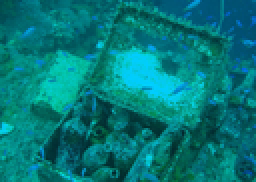
%> input picture SAMPLE_IMAGES/129_img_.png, 128 x 91 px, shrunk from 1200 x 850 before the run (shown 2 times larger)
$ octave retinex_trails.m   (GNU Octave 9; MATLAB toolbox functions it lacks are replaced by stand-ins)
%> lines starting %> are read from the running program, lines starting %| are printed output that depends on the picture
### CODE/retinex_mccann99.m
function Retinex = retinex_mccann99(L, nIterations)

% RETINEX_McCANN99:
%         Computes the raw Retinex output from an intensity image, based on the
%         more recent model described in:
%         McCann, J., "Lessons Learned from Mondrians Applied to Real Images and
%         Color Gamuts", Proc. IS&T/SID Seventh Color Imaging Conference, pp. 1-8, 1999
%
% INPUT:  L           - logarithmic single-channel intensity image to be processed
%         nIterations - number of Retinex iterations
%
% OUTPUT: Retinex     - raw Retinex output
%
% NOTES:  - The input image is assumed to be logarithmic and in the range [0..1]
%         - To obtain the retinex "sensation" prediction, a look-up-table needs to
%         be applied to the raw retinex output
%         - For colour images, apply the algorithm individually for each channel
%
% AUTHORS: Florian Ciurea, Brian Funt and John McCann.
%          Code developed at Simon Fraser University.
%
% For information about the code see: Brian Funt, Florian Ciurea, and John McCann
% "Retinex in Matlab," by Proceedings of the IS&T/SID Eighth Color Imaging
% Conference: Color Science, Systems and Applications, 2000, pp 112-121.
%
% paper available online at http://www.cs.sfu.ca/~colour/publications/IST-2000/
%
% Copyright 2000. Permission granted to use and copy the code for research and
% educational purposes only.  Sale of the code is not permitted. The code may be
% redistributed so long as the original source and authors are cited.

global OPE RRE Maximum
[nrows ncols] = size(L);                             % get size of the input image
nLayers = ComputeLayers(nrows, ncols);               % compute the number of pyramid layers
nrows = nrows/(2^nLayers);                           % size of image to process for layer 0
ncols = ncols/(2^nLayers);
% if (nrows*ncols > 25)                                % not processing images of area > 25
%   error('invalid image size.')                       % at first layer
% end
Maximum = max(L(:));                                 % maximum color value in the image
OP = Maximum*ones([nrows ncols]);                    % initialize Old Product
for layer = 0:nLayers
   RR = ImageDownResolution(L, 2^(nLayers-layer));   % reduce input to required layer size

   OPE = [zeros(nrows,1) OP zeros(nrows,1)];         % pad OP with additional columns
   OPE = [zeros(1,ncols+2); OPE; zeros(1,ncols+2)];  % and rows
   RRE = [RR(:,1) RR RR(:,end)];                     % pad RR with additional columns
   RRE = [RRE(1,:); RRE; RRE(end,:)];                % and rows

   for iter = 1:nIterations
     CompareWithNeighbor(-1, 0);                     % North
     CompareWithNeighbor(-1, 1);                     % North-East
     CompareWithNeighbor(0, 1);                      % East
     CompareWithNeighbor(1, 1);                      % South-East
     CompareWithNeighbor(1, 0);                      % South
     CompareWithNeighbor(1, -1);                     % South-West
     CompareWithNeighbor(0, -1);                     % West
     CompareWithNeighbor(-1, -1);                    % North-West
   end

   NP = OPE(2:(end-1), 2:(end-1));
   OP = NP(:, [fix(1:0.5:ncols) ncols]);             %%% these two lines are equivalent with
   OP = OP([fix(1:0.5:nrows) nrows], :);             %%% OP = imresize(NP, 2) if using Image
   nrows = 2*nrows; ncols = 2*ncols;                 % Processing Toolbox in MATLAB
end
Retinex = NP;

% [16 lines left out: function CompareWithNeighbor, not called in this run]

function Layers = ComputeLayers(nrows, ncols)
power = 2^fix(log2(gcd(nrows, ncols)));              % start from the Greatest Common Divisor
while(power > 1 & ((rem(nrows, power) ~= 0) | (rem(ncols, power) ~= 0)))
   power = power/2;                                  % and find the greatest common divisor
end                                                  % that is a power of 2
Layers = log2(power);

function Result = ImageDownResolution(A, blocksize)
[rows, cols] = size(A);                              % the input matrix A is viewed as
result_rows = rows/blocksize;                        % a series of square blocks
result_cols = cols/blocksize;                        % of size = blocksize
Result = zeros([result_rows result_cols]);
for crt_row = 1:result_rows                          % then each pixel is computed as
   for crt_col = 1:result_cols                       % the average of each such block
      Result(crt_row, crt_col) = mean2(A(1+(crt_row-1)*blocksize:crt_row*blocksize, ...
                                       1+(crt_col-1)*blocksize:crt_col*blocksize));
   end
end

### CODE/retinex_trails.m
clc;
clear all;
close all;

img = imread('raw-890/129_img_.png');
%> img is the input picture: size 91x128x3 uint8; mean R, G, B 3.5, 119.5, 121
img = double(img);
%> img: size 91x128x3 double
% [13 lines of commented-out code are left out]
retinex_R = retinex_mccann99((img(:,:,1)),4);
%> in retinex_mccann99, `Maximum = max(L(:));`: Maximum = 12
%> in retinex_mccann99, `OP = Maximum*ones([nrows ncols]);`: OP: size 91x128 double; every value is 12
%> the loop in retinex_mccann99, `for layer = 0:nLayers` made 1 pass
%> pass 1, in retinex_mccann99, `OPE = [zeros(nrows,1) OP zeros(nrows,1)];`:
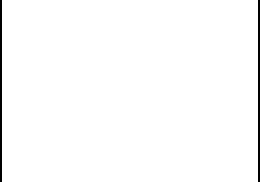
%> OPE: size 91x130 double (shown 2 times larger); values 0 (black) and 12 (white), 98.5% white; black in thin lines or dots
%> in retinex_mccann99, `Retinex = NP;`:
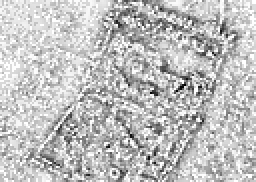
%> Retinex: size 91x128 double (shown 2 times larger); min 5, max 12, mean 10.27; drawn with min black and max white
retinex_G = retinex_mccann99((img(:,:,2)),4);
%> call 2 of retinex_mccann99, with nIterations = 4
%> in retinex_mccann99 (call 2), `Maximum = max(L(:));`: Maximum = 214
%> in retinex_mccann99 (call 2), `OP = Maximum*ones([nrows ncols]);`: OP: size 91x128 double; every value is 214
%> in retinex_mccann99 (call 2), `Retinex = NP;`:
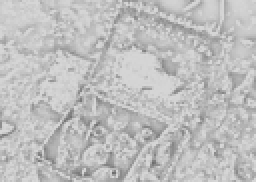
%> Retinex: size 91x128 double (shown 2 times larger); min 109.1, max 214, mean 191.1
retinex_B = retinex_mccann99((img(:,:,3)),4);
%> call 3 of retinex_mccann99, with nIterations = 4
%> in retinex_mccann99 (call 3), `Maximum = max(L(:));`: Maximum = 255
%> in retinex_mccann99 (call 3), `OP = Maximum*ones([nrows ncols]);`: OP: size 91x128 double; every value is 255
%> in retinex_mccann99 (call 3), `Retinex = NP;`:
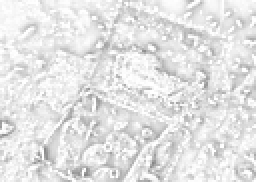
%> Retinex: size 91x128 double (shown 2 times larger); min 132.3, max 255, mean 227.7

retinex_R(isnan(retinex_R))=0;
retinex_G(isnan(retinex_G))=0;
retinex_B(isnan(retinex_B))=0;

% retinex_R = 10.^retinex_R;
% retinex_G = 10.^retinex_G;
% retinex_B = 10.^retinex_B;

disp(max(retinex_R(:)));
%| 12
disp(max(retinex_G(:)));
%| 214
disp(max(retinex_B(:)));
%| 255

retinex_R = uint8(retinex_R);
retinex_G = uint8(retinex_G);
retinex_B = uint8(retinex_B);


figure;
subplot(1,3,1);
plot(imhist(retinex_R));

subplot(1,3,2);
plot(imhist(retinex_G));

subplot(1,3,3);
plot(imhist(retinex_B));
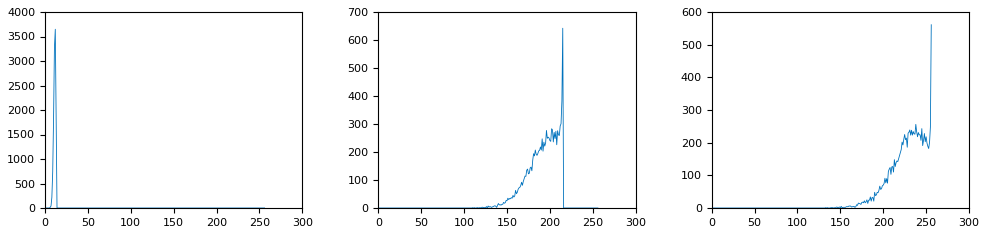
%> figure redrawn from the program's plot data, 3 panels; panel 1: curve peaks at x = 12, y = 3648; panel 2: curve peaks at x = 215, y = 642; panel 3: curve peaks at x = 256, y = 561
% [21 lines of commented-out code are left out]

o_img = cat(3, retinex_R, retinex_G, retinex_G);
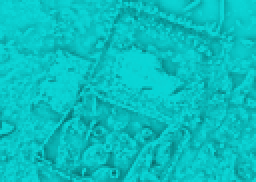
%> o_img: size 91x128x3 uint8 (shown 2 times larger); mean R, G, B 10.3, 191.1, 191.1

figure;
imshow(o_img*0.75);
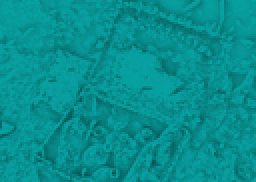
%> displayed picture: size 91x128x3, on the screen's scale of 0 to 255 (shown 2 times larger); mean R, G, B 7.8, 143.5, 143.5

$ run again, with SAMPLE_IMAGES/383_img_.png copied over SAMPLE_IMAGES/129_img_.png
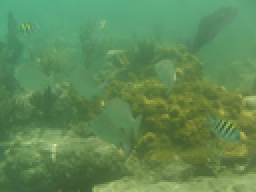
%> input picture SAMPLE_IMAGES/383_img_.png, 128 x 96 px, shrunk from 1024 x 768 before the run (shown 2 times larger)
%> img is the input picture: size 96x128x3 uint8; mean R, G, B 95.5, 137.7, 85.9
%> img: size 96x128x3 double
%> Maximum = 213
%> Maximum = 229
%> in retinex_mccann99 (call 2), `Retinex = NP;`:
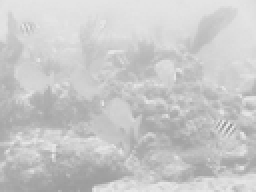
%> Retinex: size 96x128 double (shown 2 times larger); min 144.8, max 229, mean 201.2
%| 213
%| 229
%| 164
%> `imshow(o_img*0.75);`:
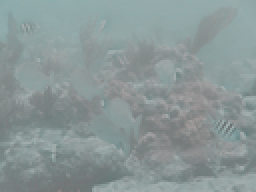
%> displayed picture: size 96x128x3, on the screen's scale of 0 to 255 (shown 2 times larger); mean R, G, B 138.5, 151, 151
